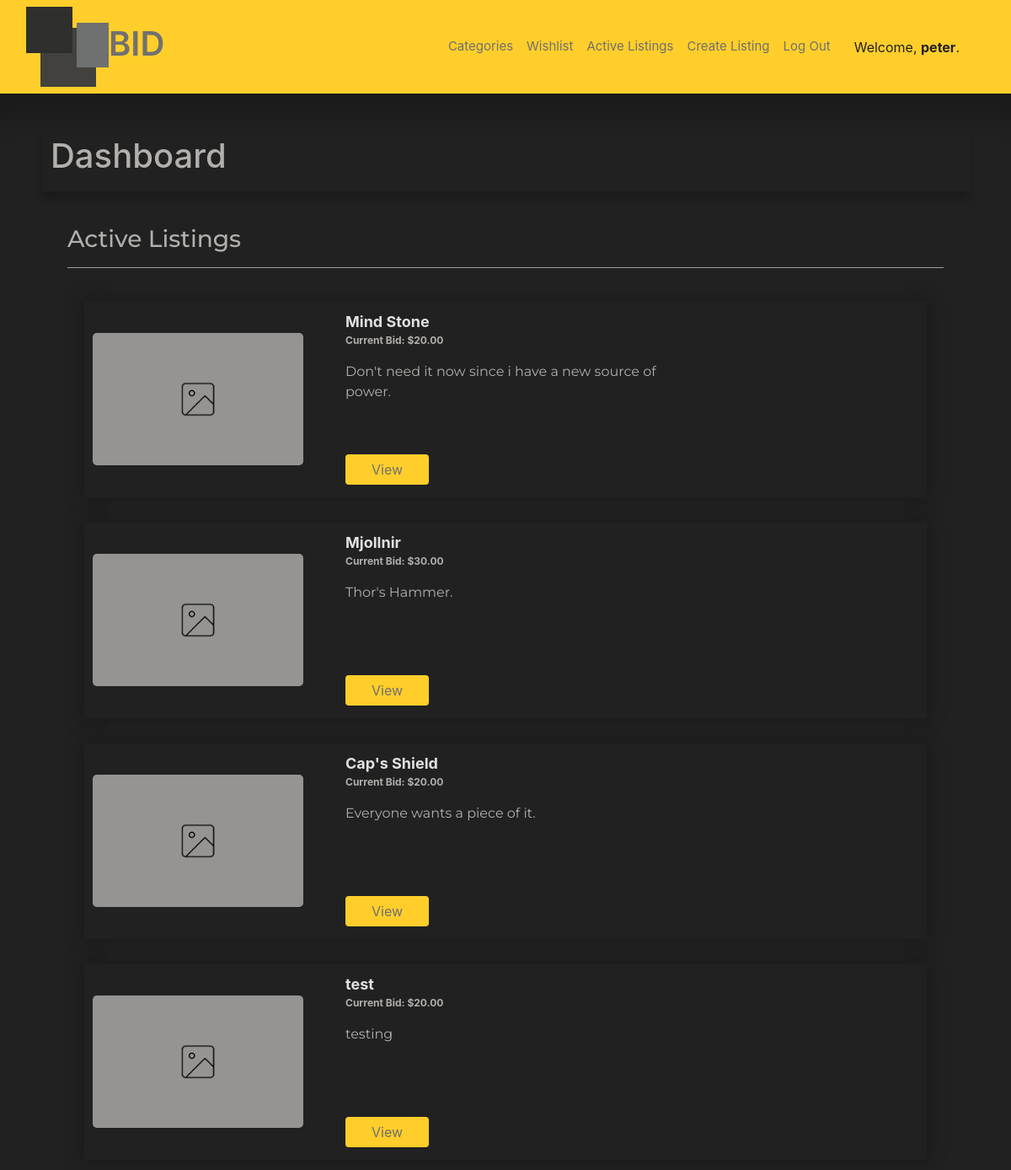
Screenshot of / (signed in) with the database file from the repository.
### auctions/models.py (models this page shows, shortened)
class User(AbstractUser):
    pass

class auctionListings(models.Model):
    title = models.CharField( null=True, max_length=80)
    description = models.TextField(null=True, max_length=4000)
    startingPrice = models.FloatField(null=True,)
    imgUrl = models.URLField(max_length=200, null=True, blank=True)
    category = models.ForeignKey(categories, on_delete=models.CASCADE, null=True, related_name='all_listings')
    user = models.ForeignKey(User, null=True, on_delete=models.PROTECT, related_name='my_listings')
    topBid = models.FloatField(null=True, blank=True,)
    buyer = models.ForeignKey(User, null=True, blank=True, max_length=80, on_delete=models.PROTECT, related_name='bought_listings')
    status = models.BooleanField(null=True, default=True)
    watchers = models.ManyToManyField(User, blank=True, related_name='watching')

### auctions/views.py (the view)
# urls.py: path("", views.index, name="index"),
def index(request):
    activeListings = auctionListings.objects.all()
    return render(request, "auctions/index.html", {
        'listings': activeListings
    })

### auctions/templates/auctions/index.html
{% extends "auctions/layout.html" %}
{% load static %}
{% block body %}
    <div class='page-title dashboard'>
        <h1>Dashboard</h1>
    </div>
    <div class='title current-listings-index'>
        <h3>Active Listings</h3>
        <hr>
    </div>
    <div class= 'active-listings'>
        {% for listing in listings %}
            <div class='listing-item'>
                {%if listing.imgUrl is None %}
                <div class='listing-img'>
                    <img  src="{% static 'auctions/assets/img-placeholder.png' %}" alt='Listed Item'>
                </div>
                {% else %}
                    <div class='listing-img'>
                    <img  src='{{listing.imgUrl}}' alt='Listed Item'>
                </div>
                {% endif %}
                <div class='listing-details'>
                    <div class='listing-title'><strong>{{listing.title}}</strong></div>
                    {% if listing.topBid is None %}
                        <div class='listing-price'>
                            <strong><p>Current Bid: ${{listing.startingPrice|floatformat:2}}</p></strong>
                        </div>
                    {% else %}
                        <div class='listing-price'>
                        <strong><p>Current Bid: ${{listing.topBid|floatformat:2}}</p></strong>
                    </div>
                    {% endif %}
                    <div class='listing-description'>
                        <p>{{ listing.description|truncatechars:190 }}<p>
                    </div>
                    <a href="{% url 'listing_page' listing.id %}">
                        <button class='btn view-btn' type='submit'>View</button>
                    </a>
                </div>
            </div>
        {%endfor%}
    </div>
{% endblock %}

### auctions/templates/auctions/layout.html (shortened to what this page needs)
{% load static %}
<!DOCTYPE html>
<html lang="en">
    <head>
        <link rel="stylesheet" href="https://stackpath.bootstrapcdn.com/bootstrap/4.4.1/css/bootstrap.min.css">
        <link href="{% static 'auctions/styles.css' %}" rel="stylesheet">
    </head>
    <body>
        <nav class="navbar navbar-expand-lg navbar-light bg-light">
            <div class="container-fluid">
                <div class='logo-container'>
                    <div class='logo-item'>
                        <a href="{% url 'index' %}">
                        <img src="{% static 'auctions/assets/Bid-Logo.png' %}" alt='Brand Logo'></img></a>
                    </div>
                    <div class='logo-item'>
                        <a href="{% url 'index' %}"><h1>BID</h1></a>
                    </div>
                </div>
                <div class="collapse navbar-collapse navbar-selects" id="navbarSupportedContent">
                    <ul class="navbar-nav me-auto mb-2 mb-lg-0">
                         <li class="nav-item">
                        <a class="nav-link" href="{% url 'category_search' %}">Categories</a>
                        </li>
                         <li class="nav-item">
                        <a class="nav-link" href="{% url 'wishlist' %}">Wishlist</a>
                        </li>
                        <li class="nav-item">
                        <a class="nav-link" href="{% url 'index' %}">Active Listings</a>
                        </li>
                        {% if user.is_authenticated %}
                            <li class="nav-item">
                                <a class="nav-link" href="{% url 'create_listing' %}">Create Listing</a>
                            </li>
                            <li class="nav-item">
                                <a class="nav-link" href="{% url 'logout' %}">Log Out</a>
                            </li>
                        {% else %}
                            <li class="nav-item">
                                <a class="nav-link" href="{% url 'login' %}">Login</a>
                            </li>
                        {% endif %}
                        <li class='nav-item sign-in-message'>
                            {% if user.is_authenticated %}
                                Welcome, <strong>{{ user.username }}</strong>.
                            {% else %}
                                <strong>Not signed in.</strong>
                            {% endif %}
                        </li>
                    </ul>
                </div>
            </div>
        </nav>
        {% block body %}
        {% endblock %}
    </body>
</html>

### auctions/static/auctions/styles.css (style rules this page uses)
body { background: #212121; color: #B2AFAC; }
hr { background: #B2AFAC; }
.title { margin: 0 80px; font-family: 'Montserrat', sans-serif; }
.page-title { margin: 0 50px; padding: 10px; box-shadow: 0 10px 10px 0px rgba(0,0,0,.2); }
.bg-light { background-color: #FFCE2B!important; }
.btn { padding: 5px 30px!important; margin-bottom: 20px; background: #FFCE2B!important; color: #707070!important; }
.logo-item a h1 { font-weight: 600; }
.logo-container { display: flex; align-items: center; }
.logo-item a { color: #707070; text-decoration: none; }
.navbar { margin-bottom: 40px; box-shadow: 0 0 30px 30px rgba(0,0,0,.2); }
.navbar-brand h1, .nav-link { color: #707070; }
.navbar-selects { display: flex; justify-content: flex-end; margin-right: 50px; }
.nav-link { color: #707070!important; font-size: 15px; }
.sign-in-message { color: #212121; position: relative; top: 8px; left: 20px; }
.active-listings { margin: 40px 100px; display: flex; flex-direction: column; }
.current-listings-index { margin-top: 40px; }
.listing-description { font-family: 'Montserrat', sans-serif; width: 400px; height: 90px; }
.listing-item { display: flex; padding: 10px; box-shadow: 0 0 20px 5px rgba(0,0,0,.2); margin-bottom: 30px; }
.listing-details { margin-left: 50px; }
.listing-img { align-self: center; }
.listing-img img { max-width: 250px; border-radius: 5px; }
.listing-price { font-size: 12px; }
.listing-title { font-size: 18px; color: rgb(226, 225, 225); }
.view-btn { margin: 20px 0 5px 0; }

### rows the page displays
User: username "peter"
auctionListings: title "Mind Stone", startingPrice "20.00", description "Don't need it now since i have a new source of power."
auctionListings: title "Mjollnir", startingPrice "30.00", description "Thor's Hammer."
auctionListings: title "Cap's Shield", startingPrice "20.00", description "Everyone wants a piece of it."
auctionListings: title "test", startingPrice "20.00", description "testing"
